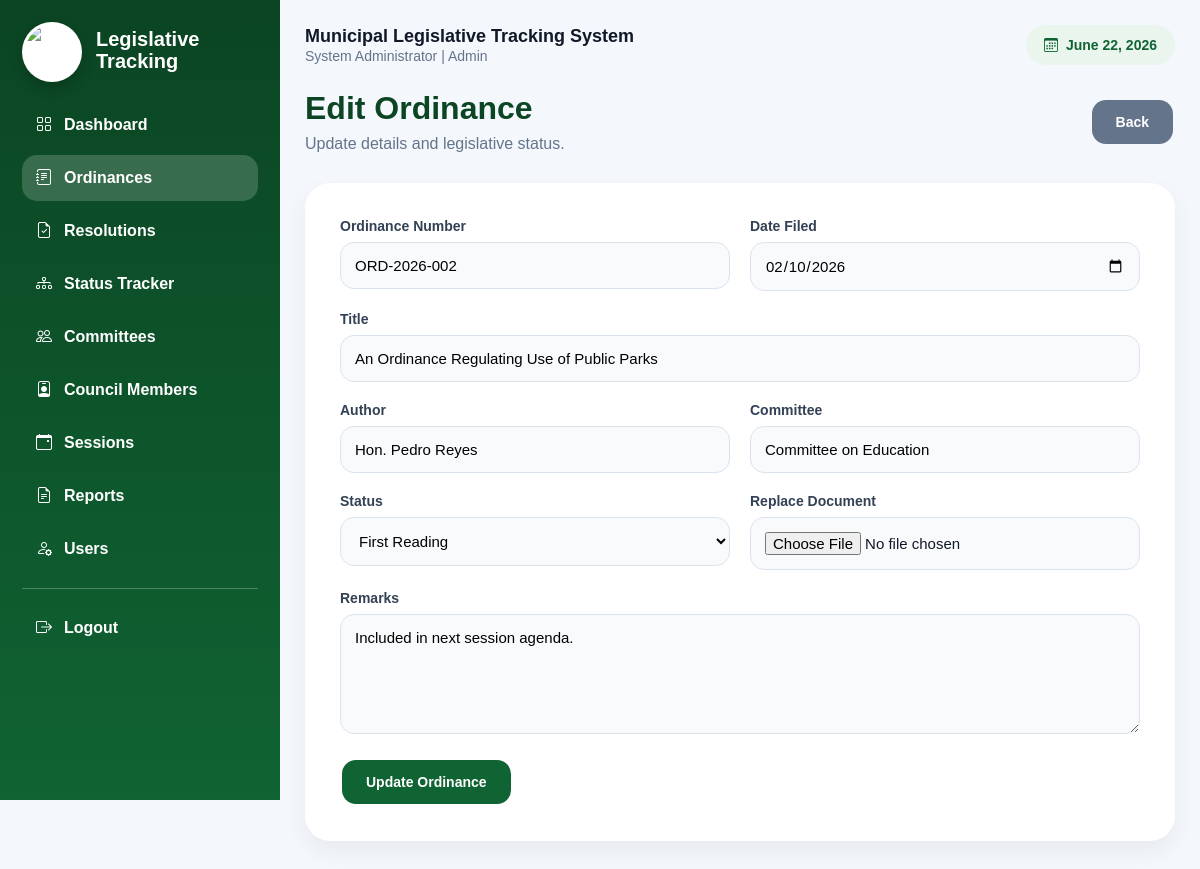
The app's page /ordinances/edit.php?id=2 (signed in) with its own data.
### tables this page shows
CREATE TABLE ordinances (
    id INT AUTO_INCREMENT PRIMARY KEY,
    ordinance_no VARCHAR(50) NOT NULL,
    title VARCHAR(255) NOT NULL,
    author VARCHAR(150),
    committee VARCHAR(150),
    date_filed DATE,
    status VARCHAR(100) DEFAULT 'Draft',
    file_path VARCHAR(255),
    remarks TEXT,
    created_at TIMESTAMP DEFAULT CURRENT_TIMESTAMP
);

### config.php (called while the page is built, shortened)
<?php
function e($value) {
    return htmlspecialchars($value ?? '', ENT_QUOTES, 'UTF-8');
}
?>

### ordinances/edit.php (the view, shortened to what this page needs)
<?php include "../includes/header.php";
$id=(int)($_GET['id'] ?? 0);
$item=mysqli_fetch_assoc(mysqli_query($conn,"SELECT * FROM ordinances WHERE id=$id"));
$statuses = ['Draft','Filed','Committee Review','First Reading','Second Reading','Public Hearing','Third Reading','Approved','Rejected','Implemented'];
?>
<div class="topbar"><div><h1>Edit Ordinance</h1><p class="subtitle">Update details and legislative status.</p></div><a href="index.php" class="btn gray">Back</a></div>
<div class="panel">
<form method="POST" enctype="multipart/form-data" class="form-grid">
  <div><label>Ordinance Number</label><input name="no" value="<?= e($item['ordinance_no']) ?>" required></div>
  <div><label>Date Filed</label><input type="date" name="date_filed" value="<?= e($item['date_filed']) ?>"></div>
  <div class="form-full"><label>Title</label><input name="title" value="<?= e($item['title']) ?>" required></div>
  <div><label>Author</label><input name="author" value="<?= e($item['author']) ?>"></div>
  <div><label>Committee</label><input name="committee" value="<?= e($item['committee']) ?>"></div>
  <div><label>Status</label><select name="status"><?php foreach($statuses as $s): ?><option <?= $item['status']==$s?'selected':'' ?>><?= $s ?></option><?php endforeach; ?></select></div>
  <div><label>Replace Document</label><input type="file" name="document"><?php if($item['file_path']): ?><small>Current: <a target="_blank" href="/mlts/<?= e($item['file_path']) ?>">View file</a></small><?php endif; ?></div>
  <div class="form-full"><label>Remarks</label><textarea name="remarks"><?= e($item['remarks']) ?></textarea></div>
  <div class="form-full"><button class="btn" name="update">Update Ordinance</button></div>
</form>
</div>
<?php include "../includes/footer.php"; ?>

### assets/css/style.css (style rules this page uses)
:root { --primary:#106333; --primary2:#FCD116; --bg:#f4f7fb; --card:#ffffff; --line:#e5e7eb; --text:#111827; --muted:#64748b; --danger:#dc2626; --success:#16a34a; --blue:#2563eb; --gray:#64748b; }
* { box-sizing:border-box;margin:0;padding:0;font-family:Arial,Helvetica,sans-serif }
body { background:var(--bg);color:var(--text) }
a { text-decoration:none;color:var(--primary);font-weight:600 }
.topbar { display:flex;justify-content:space-between;align-items:center;gap:20px;margin-bottom:20px }
.topbar h1,h1 { font-size:32px;font-weight:800;color:#0b4523;margin-bottom:8px }
.subtitle { color:var(--muted);margin-bottom:0 }
.panel { background:white;border-radius:25px;padding:35px;margin-top:30px;margin-bottom:18px;box-shadow:0 10px 25px rgba(0,0,0,.06) }
.form-grid { display:grid;grid-template-columns:repeat(2,1fr);gap:20px }
.form-full { grid-column:1/-1 }
label,.form-label { display:block;margin-bottom:8px;font-size:14px;font-weight:600;color:#334155 }
input,select,textarea,.form-control { width:100%;padding:14px;border:1px solid #dbe4ee;border-radius:14px;font-size:15px;outline:none;transition:.3s;background:#f8fafc }
textarea { min-height:120px }
.btn { display:inline-block;padding:14px 24px;border:none;cursor:pointer;border-radius:14px;font-weight:600;transition:.3s;background:var(--primary);color:white;margin:2px;font-size:14px }
.btn.gray { background:var(--gray) }

### records on screen
ordinances: no "ORD-2026-002", date_filed "02/10/2026", title "An Ordinance Regulating Use of Public Parks", author "Hon. Pedro Reyes", committee "Committee on Education", status "First Reading", remarks "Included in next session agenda."

### other values on screen
$_SESSION['fullname'] "System Administrator"
$_SESSION['role'] "Admin"
